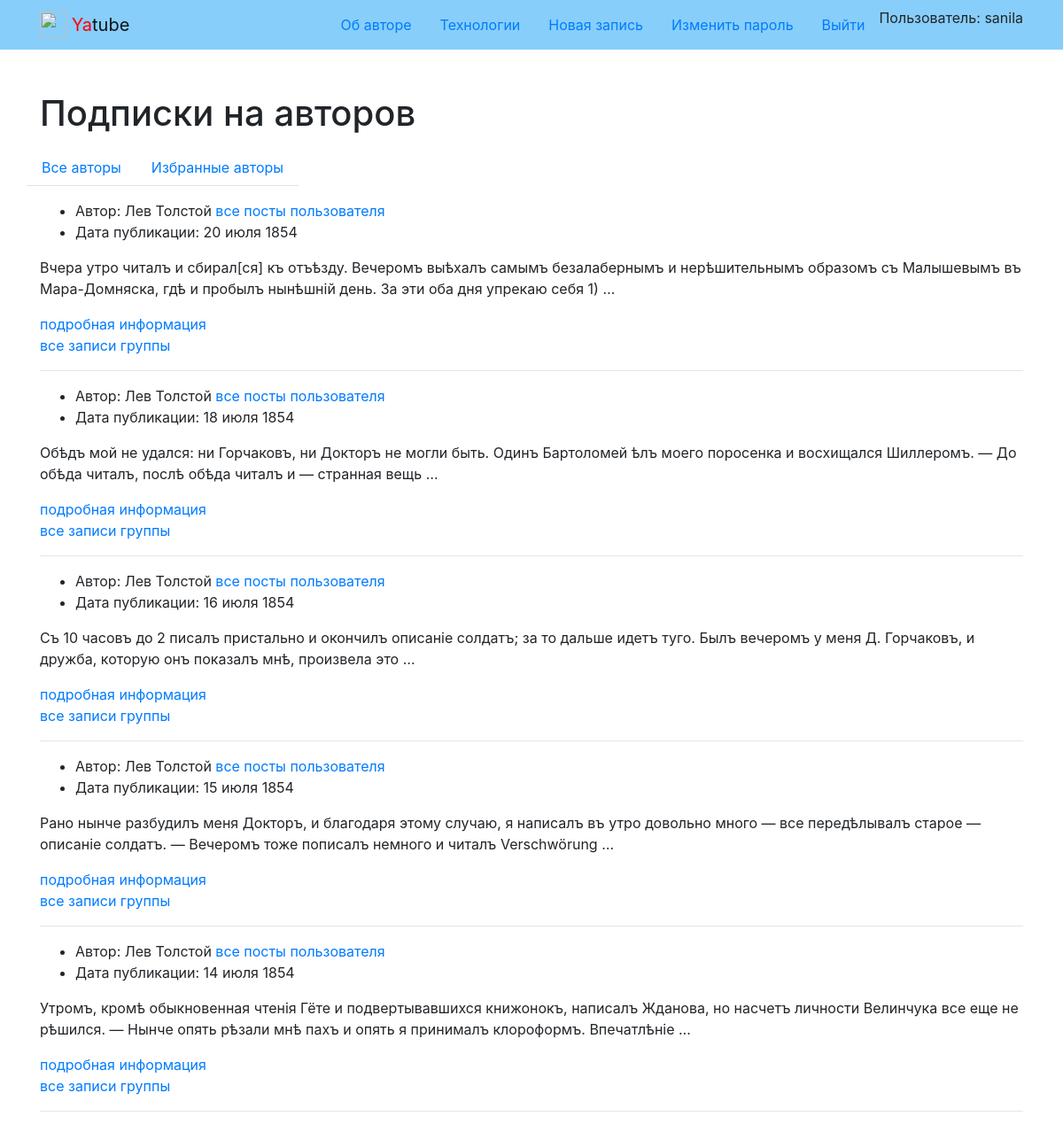
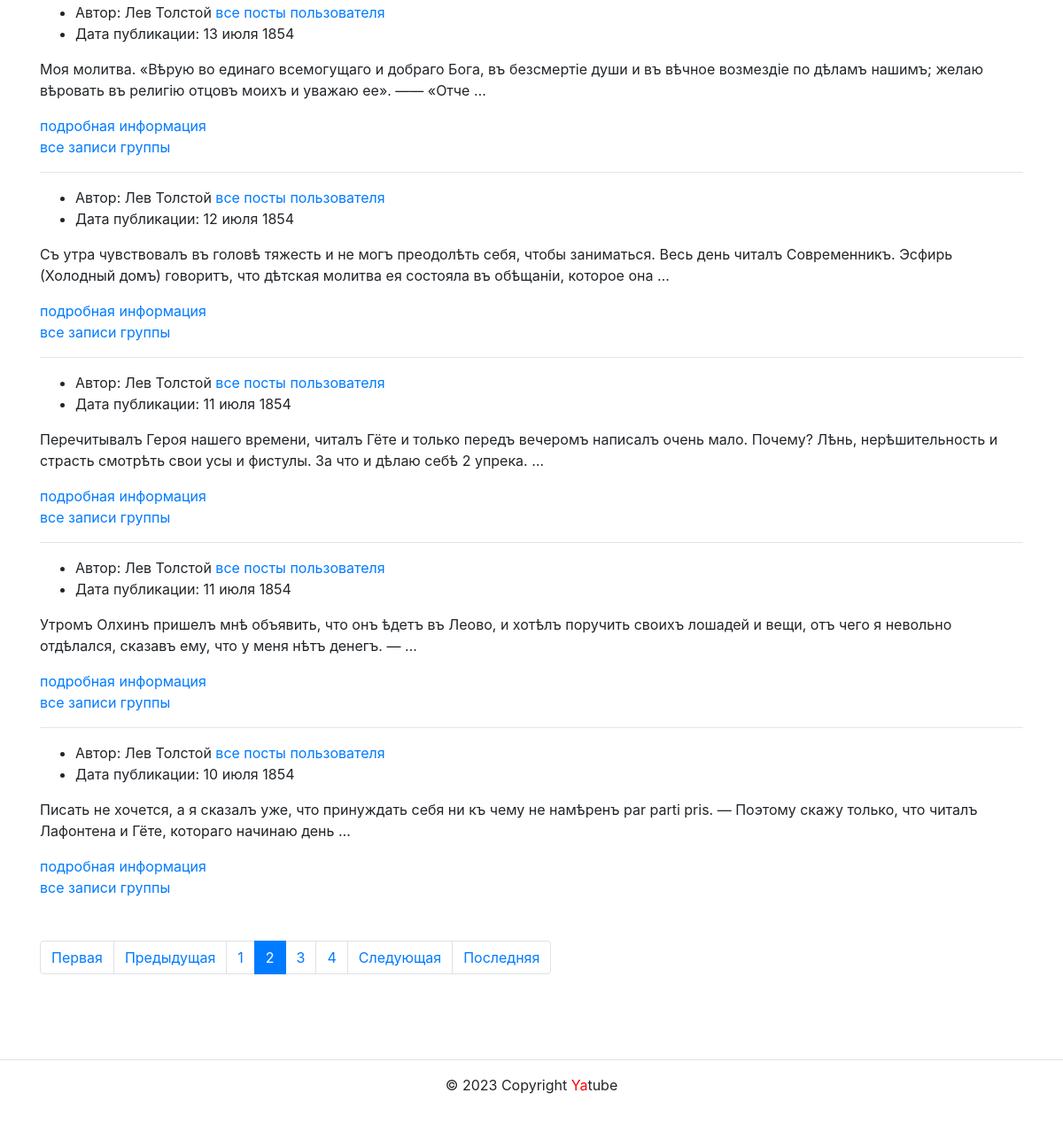
The page /follow/?page=2 (signed in) on the database its author committed (2 pictures, top to bottom).
### posts/models.py (models this page shows, shortened)
class Post(models.Model):
    text = models.TextField(
        verbose_name='Текст поста',
        help_text='Введите текст поста'
    )
    pub_date = models.DateTimeField(
        auto_now_add=True,
        verbose_name='Дата публикации'
    )
    author = models.ForeignKey(
        User,
        on_delete=models.CASCADE,
        related_name='posts',
        verbose_name='Автор'
    )
    group = models.ForeignKey(
        Group,
        blank=True,
        null=True,
        on_delete=models.SET_NULL,
        related_name='posts',
        verbose_name='Группа',
        help_text='Группа, к которой будет относится пост'
    )
    image = models.ImageField(
        'Картинка',
        upload_to='posts/',
        blank=True
    )
    class Meta:
        ordering = ['-pub_date']
        verbose_name = 'Сообщения'
        verbose_name_plural = 'Сообщения'

### posts/views.py (the view)
# urls.py: path('follow/', views.follow_index, name='follow_index'),
@login_required
def follow_index(request):
    post_list = Post.objects.select_related('author', 'group').filter(
        author__following__user=request.user)
    page_obj = paginator(request, post_list)
    context = {
        'page_obj': page_obj,
    }
    return render(request, 'posts/follow.html', context)

### core/context_processors/year.py (called while the page is built)
def year(request):
    tz = pytz.timezone('Europe/Moscow')
    dt = datetime.now(tz)
    year = dt.year
    return {
        'year': year
    }

### posts/views.py (called while the page is built)
def paginator(request, posts):
    paginator = Paginator(posts, SELECT_LIMIT)
    page_number = request.GET.get('page')
    page_obj = paginator.get_page(page_number)
    return page_obj

### templates/posts/follow.html (shortened to what this page needs)
{% extends 'base.html'%}
{% block content %}
  <div class="container py-5">
    <h1>Подписки на авторов</h1>
    <article>
      {% include 'posts/includes/switcher.html' %}
      {% for post in page_obj %}
        {% include 'includes/post.html' %}
        {% if post.group %}
          <a href="{% url 'posts:group_list' post.group.slug %}">все записи группы</a>
        {% endif %}
        {% if not forloop.last %}<hr>{% endif %}
      {% endfor %}
      {% include 'posts/includes/paginator.html' %}
    </article>
  </div>
{% endblock %}

### templates/includes/header.html (shortened to what this page needs)
{% load static %}
<nav class="navbar navbar-light" style="background-color: lightskyblue">
  <div class="container">
    <a class="navbar-brand" href="{% url 'posts:index' %}">
      <img src="{% static 'img/logo.png' %}" width="30" height="30" class="d-inline-block align-top" alt="">
      <span style="color:red">Ya</span>tube
    </a>
    {% with request.resolver_match.view_name as view_name %}
    <ul class="nav nav-pills">
      <li class="nav-item">
        <a class="nav-link {% if view_name  == 'about:author' %}active{% endif %}" href="{% url 'about:author' %}">Об авторе</a>
      </li>
      <li class="nav-item">
        <a class="nav-link {% if view_name  == 'about:tech' %}active{% endif %}" href="{% url 'about:tech' %}">Технологии</a>
      </li>
      {% if request.user.is_authenticated %}
      <li class="nav-item">
        <a class="nav-link {% if view_name  == 'posts:post_create' %}active{% endif %}" href="{% url 'posts:post_create' %}">Новая запись</a>
      </li>
      <li class="nav-item">
        <a class="nav-link link-light {% if view_name  == 'users:password_change' %}active{% endif %}" href="{% url 'users:password_change' %}">Изменить пароль</a>
      </li>
      <li class="nav-item">
        <a class="nav-link link-light {% if view_name  == 'users:logout' %}active{% endif %}" href="{% url 'users:logout' %}">Выйти</a>
      </li>
      <li>
        Пользователь: {{ user.username }}
      </li>
      {% endif %}
    </ul>
    {% endwith %}
  </div>
</nav>

### templates/includes/post.html (shortened to what this page needs)
{% load thumbnail %}
<ul>
  {% if not is_profile %}
    <li>
        Автор: {{ post.author.get_full_name }}
        <a href="{% url 'posts:profile' post.author %}">все посты пользователя</a>
    </li>
    {% endif %}
    <li>
      Дата публикации: {{ post.pub_date|date:"d E Y" }}
    </li>
</ul>
<p>{{ post.text|truncatewords:30 }}</p>
<a href="{% url 'posts:post_detail' post.id %}">подробная информация</a><br>

### rows shown on the page
Post: author.get_full_name "Лев Толстой", pub_date "20 июля 1854", text "Вчера утро читалъ и сбирал[ся] къ отъѣзду. Вечеромъ выѣхалъ самымъ безалабернымъ и нерѣшительнымъ образомъ съ Малышевымъ въ Мара-Домняска, гдѣ и пробылъ нынѣшній день. За эти оба дня упрекаю себя 1) …", shows "все записи группы"
Post: author.get_full_name "Лев Толстой", pub_date "18 июля 1854", text "Обѣдъ мой не удался: ни Горчаковъ, ни Докторъ не могли быть. Одинъ Бартоломей ѣлъ моего поросенка и восхищался Шиллеромъ. — До обѣда читалъ, послѣ обѣда читалъ и — странная вещь …", shows "все записи группы"
Post: author.get_full_name "Лев Толстой", pub_date "16 июля 1854", text "Съ 10 часовъ до 2 писалъ пристально и окончилъ описаніе солдатъ; за то дальше идетъ туго. Былъ вечеромъ у меня Д. Горчаковъ, и дружба, которую онъ показалъ мнѣ, произвела это …", shows "все записи группы"
Post: author.get_full_name "Лев Толстой", pub_date "15 июля 1854", text "Рано нынче разбудилъ меня Докторъ, и благодаря этому случаю, я написалъ въ утро довольно много — все передѣлывалъ старое — описаніе солдатъ. — Вечеромъ тоже пописалъ немного и читалъ Verschwörung …", shows "все записи группы"
Post: author.get_full_name "Лев Толстой", pub_date "14 июля 1854", text "Утромъ, кромѣ обыкновенная чтенія Гёте и подвертывавшихся книжонокъ, написалъ Жданова, но насчетъ личности Велинчука все еще не рѣшился. — Нынче опять рѣзали мнѣ пахъ и опять я принималъ клороформъ. Впечатлѣніе …", shows "все записи группы"
Post: author.get_full_name "Лев Толстой", pub_date "13 июля 1854", text "Моя молитва. «Вѣрую во единаго всемогущаго и добраго Бога, въ безсмертіе души и въ вѣчное возмездіе по дѣламъ нашимъ; желаю вѣровать въ религію отцовъ моихъ и уважаю ее». —— «Отче …", shows "все записи группы"
Post: author.get_full_name "Лев Толстой", pub_date "12 июля 1854", text "Съ утра чувствовалъ въ головѣ тяжесть и не могъ преодолѣть себя, чтобы заниматься. Весь день читалъ Современникъ. Эсфирь (Холодный домъ) говоритъ, что дѣтская молитва ея состояла въ обѣщаніи, которое она …", shows "все записи группы"
Post: author.get_full_name "Лев Толстой", pub_date "11 июля 1854", text "Перечитывалъ Героя нашего времени, читалъ Гёте и только передъ вечеромъ написалъ очень мало. Почему? Лѣнь, нерѣшительность и страсть смотрѣть свои усы и фистулы. За что и дѣлаю себѣ 2 упрека. …", shows "все записи группы"
Post: author.get_full_name "Лев Толстой", pub_date "11 июля 1854", text "Утромъ Олхинъ пришелъ мнѣ объявить, что онъ ѣдетъ въ Леово, и хотѣлъ поручить своихъ лошадей и вещи, отъ чего я невольно отдѣлался, сказавъ ему, что у меня нѣтъ денегъ. — …", shows "все записи группы"
Post: author.get_full_name "Лев Толстой", pub_date "10 июля 1854", text "Писать не хочется, а я сказалъ уже, что принуждать себя ни къ чему не намѣренъ par parti pris. — Поэтому скажу только, что читалъ Лафонтена и Гёте, котораго начинаю день …", shows "все записи группы"

### other values the page prints
{{ user.username }} "sanila"
{{ i }} "1" "3" "4"
{{ i }} "2"
